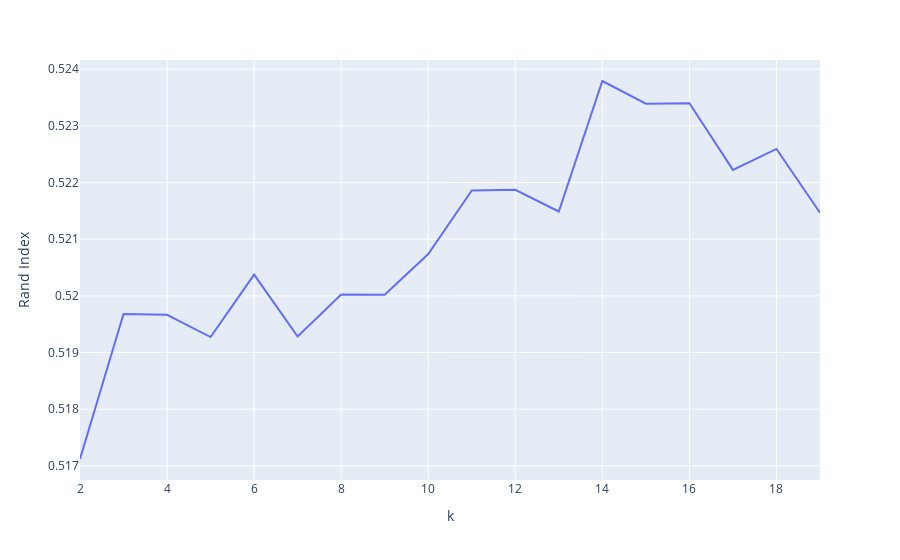

This figure's notebook cell:
### Code cell
# finding the best number of clusters for diffusion map -- it's k=4
k = []
ch_idx = []
rand_idx = []
homogeneity = []
for i in range(2, 20):
    labels = run_kMeans(diff_map, i)
    k.append(i)
    ch_idx.append(metrics.calinski_harabasz_score(diff_map, labels))
    rand_idx.append(metrics.rand_score(ground_truths, labels))
    homogeneity.append(metrics.homogeneity_score(ground_truths, labels))

df = pd.DataFrame({'k': k, 'Calinski-Harabasz Score': ch_idx, "Rand Index": rand_idx, "Homogeneity": homogeneity})
fig = px.line(df, x='k', y='Rand Index')
fig.show()

### Figure 1 — Plotly figure (JSON) as saved in the notebook; plotly's stock layout.template omitted (floating-point values rounded to 4 significant figures)
{"data": [{"hovertemplate": "k=%{x}<br>Rand Index=%{y}<extra></extra>", "legendgroup": "", "line": {"color": "#636efa", "dash": "solid"}, "mode": "lines", "name": "", "orientation": "v", "showlegend": false, "type": "scatter", "x": [2, 3, 4, 5, 6, 7, 8, 9, 10, 11, 12, 13, 14, 15, 16, 17, 18, 19], "xaxis": "x", "y": [0.5171, 0.5197, 0.5197, 0.5193, 0.5204, 0.5193, 0.52, 0.52, 0.5207, 0.5219, 0.5219, 0.5215, 0.5238, 0.5234, 0.5234, 0.5222, 0.5226, 0.5215], "yaxis": "y"}], "layout": {"legend": {"tracegroupgap": 0}, "margin": {"t": 60}, "xaxis": {"anchor": "y", "domain": [0, 1], "title": {"text": "k"}}, "yaxis": {"anchor": "x", "domain": [0, 1], "title": {"text": "Rand Index"}}}}
